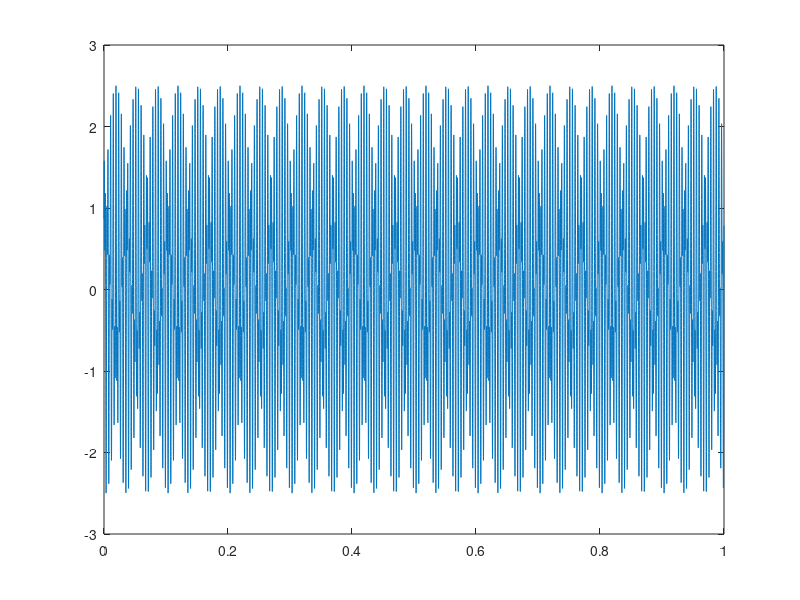

Write the MATLAB code that produced this figure.
%Make a sound that has a out of tune sound
clear
close all
A = 1.5;
f1 = 220;
phi1 = 0;
B = 1;
w = 30;
f2 = 440 + w;
phi2 = pi/3;
R = 44100;
t = 0:1/R:3;
x = A*sin(2*pi*f1*t + phi1);
y = B*sin(2*pi*f2*t + phi2);
z = x + y;
plot(t(1:R),z(1:R));
zlim([0,2/f2]);
soundsc(z,R);

